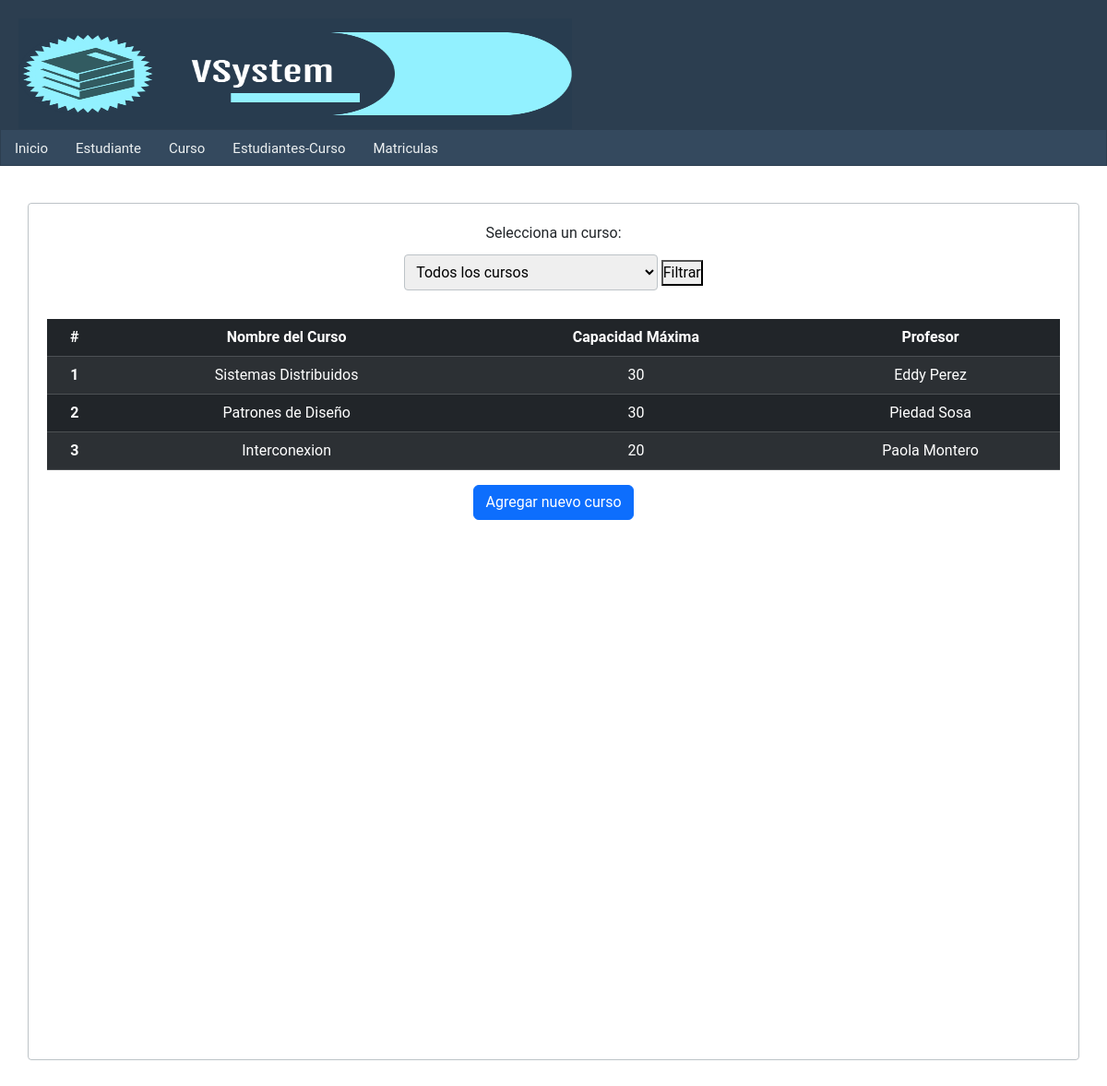
/Lista-curso/, run on the app's committed database.
### curso/models.py (models this page shows, shortened)
class curso(models.Model):
    nombre = models.CharField(max_length=100)
    capacidad_max = models.IntegerField()
    profesor = models.ForeignKey(Persona, on_delete=models.SET_NULL, null=True)
    estudiantes = models.ManyToManyField(Persona, related_name='cursos_estudiante', blank=True)
    class Meta:
        db_table = 'Curso'

### persona/models.py (models this page shows, shortened)
class Persona(models.Model):
    nombre = models.CharField(max_length=100)
    apellidos = models.CharField(max_length=100)
    dni = models.CharField(max_length=10)
    telefono = models.CharField(max_length=10)
    email = models.EmailField()
    fecha_nacimiento = models.DateField()
    rol = models.CharField(max_length=20)
    create_at = models.DateTimeField(auto_now=True)
    class Meta:
        db_table = 'Persona'

### curso/views.py (the view)
# urls.py: path('Lista-curso/',get_curso,name='lista-cursos'),
def get_curso(request):
    curso_id = request.GET.get('curso')
    cursos = curso.objects.all()
    if curso_id:
        cursos_filtrados = cursos.filter(id=curso_id)
    else:
        cursos_filtrados = cursos
    return render(request, 'lista-curso.html', {
        'title': 'Lista de cursos',
        'cursos': cursos,
        'cursos_filtrados': cursos_filtrados,
    })

### curso/templates/lista-curso.html (shortened to what this page needs)
{% extends "index.html" %}
{% block content %}
<form method="GET" action="{% url 'lista-cursos' %}" class="mb-3">
  <label for="curso">Selecciona un curso:</label>
  <select name="curso" id="curso">
      <option value="">Todos los cursos</option>
  </select>
  <button type="submit">Filtrar</button>
</form>
<table class="table table-dark table-striped">
   <thead>
     <tr>
       <th scope="col">#</th>
       <th scope="col">Nombre del Curso</th>
       <th scope="col">Capacidad Máxima</th>
       <th scope="col">Profesor</th>
     </tr>
   </thead>
   <tbody>
     {% for curso in cursos %}
     <tr>
       <th scope="row">{{ forloop.counter }}</th>
       <td>{{ curso.nombre }}</td>
       <td>{{ curso.capacidad_max }}</td>
       <td>{{ curso.profesor.nombre }} {{ curso.profesor.apellidos }}</td>
     </tr>
     {% endfor %}
   </tbody>
</table>
    <a href="{% url 'formulario_curso' %}" class="btn btn-primary">Agregar nuevo curso</a>
{% endblock %}

### mainApp/static/css/styles.css (style rules this page uses)
* { margin: 0px; padding: 0px; font-family: 'Roboto', sans-serif; text-decoration: none; }
body { background-color: #f4f7f6; }
.box form { width: 50%; margin: 0 auto; }
.box form input, .box form label { display: block; border-radius: 4px; height: 35px; }
.box form select { width: 50%; margin-bottom: 15px; padding: 8px; border: 1px solid #BDC3C7; border-radius: 4px; }

### data on the page
curso: nombre "Sistemas Distribuidos", capacidad_max "30", profesor.nombre "Eddy", profesor.apellidos "Perez"
curso: nombre "Patrones de Diseño", capacidad_max "30", profesor.nombre "Piedad", profesor.apellidos "Sosa"
curso: nombre "Interconexion", capacidad_max "20", profesor.nombre "Paola", profesor.apellidos "Montero"
